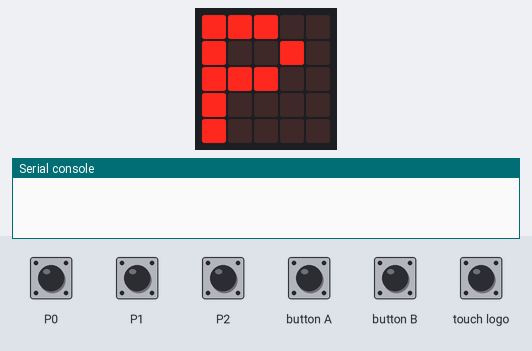
Simulated run of this program. Board: BBC micro:bit running MicroPython. On the bench: the board's 5×5 LED display, the last lines printed to the serial console. Inputs (shaded band) come from the test bench. No radio messages arrive unless stated (any console line starting 'radio sent:' is added by the test bench).

Above: at 1.2 s.
1.3 s: touch logo pressed for 3.2 s
At 5.7 s:
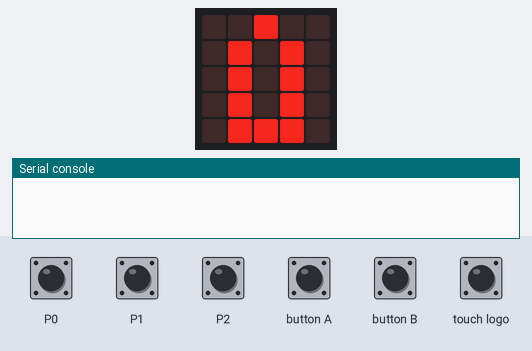
6.9 s: button A pressed for 0.15 s
At 8.1 s:
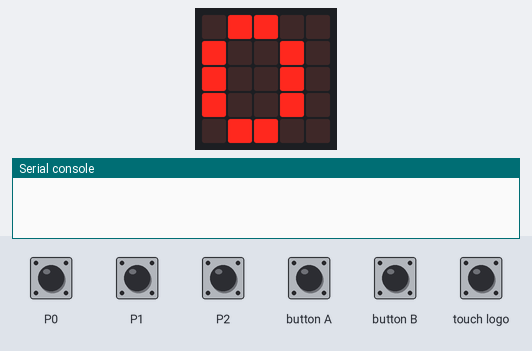
8.5 s: touch logo pressed for 0.15 s
At 9.9 s:
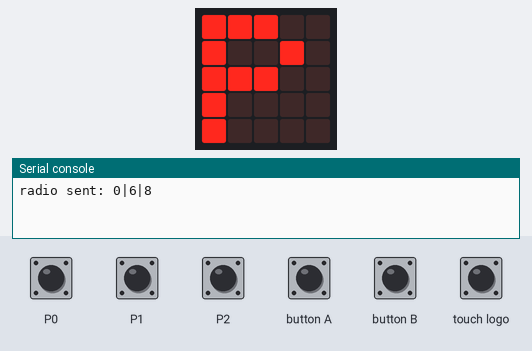
11.0 s: touch logo pressed for 1 s
At 13.7 s:
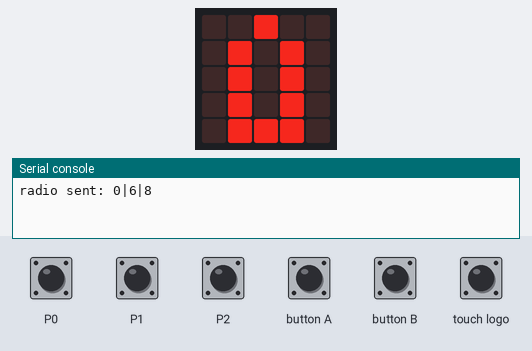
14.3 s: button B pressed for 0.15 s
At 15.2 s:
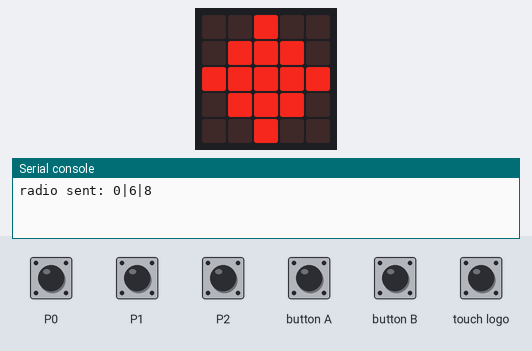
16.0 s: button B pressed for 1 s
At 16.7 s:
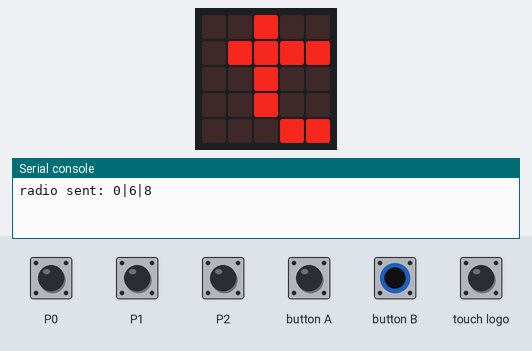
Timing chart, 0 to 19.0 s (numbered marks = the images above; inputs shaded):
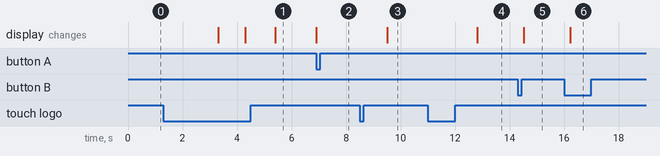

The program:

parent.py
```python
import random
import music
import radio
from microbit import *


pin0.set_touch_mode(pin0.CAPACITIVE)  # activation des 3 pin en tant que touche
pin1.set_touch_mode(pin1.CAPACITIVE)
pin2.set_touch_mode(pin2.CAPACITIVE)


icons_flamme = Image("00000:" "00800:" "08880:" "88888:" "08880")
icons_flocons = Image("80808:" "08880:" "88088:" "08880:" "80808")
icons_milk = Image("00800:" "08080:" "08080:" "08080:" "08880:")
icons_light = Image("00800:" "08880:" "88888:" "08880:" "00800:")
icons_temperature = Image("00800:" "08888:" "00800:" "00800:" "00088:")
icons_sound = Image("08888:" "08008:" "08008:" "88088:" "88088:")
icons_musiquemode = Image("00800:" "00800:" "00800:" "08800:" "08800:")
icons_state = Image("88888:" "88888:" "88888:" "88888:" "88888:")


milk_quantity = 0
listening_mode = 0
menu_mode = 1


def hashing(string):
    """
    Hachage d'une chaîne de caractères fournie en paramètre.
    Le résultat est une chaîne de caractères.
    Attention : cette technique de hachage n'est pas suffisante (hachage dit cryptographique) pour une utilisation en dehors du cours.
    :param (str) string: la chaîne de caractères à hacher
    :return (str): le résultat du hachage
    """

    def to_32(value):
        """
        Fonction interne utilisée par hashing.
        Convertit une valeur en un entier signé de 32 bits.
        Si 'value' est un entier plus grand que 2 ** 31, il sera tronqué.


        :param (int) value: valeur du caractère transformé par la valeur de hachage de cette itération
        :return (int): entier signé de 32 bits représentant 'value'
        """
        value = value % (2**32)
        if value >= 2**31:
            value = value - 2**32
        value = int(value)
        return value

    if string:
        x = ord(string[0]) << 7
        m = 1000003
        for c in string:
            x = to_32((x * m) ^ ord(c))
        x ^= len(string)
        if x == -1:
            x = -2
        return str(x)
    return ""


def vigenere(message, key, decryption=False):
    text = ""
    key_length = len(key)
    key_as_int = [ord(k) for k in key]

    for i, char in enumerate(str(message)):
        # Letters encryption/decryption
        if char.isalpha():
            key_index = i % key_length
            if decryption:
                modified_char = chr((ord(char.upper()) - key_as_int[key_index] + 26) % 26 + ord("A"))
            else:
                modified_char = chr((ord(char.upper()) + key_as_int[key_index] - 26) % 26 + ord("A"))
            # Put back in lower case if it was
            if char.islower():
                modified_char = modified_char.lower()
            text += modified_char
        # Digits encryption/decryption
        elif char.isdigit():
            key_index = i % key_length
            if decryption:
                modified_char = str((int(char) - key_as_int[key_index]) % 10)
            else:
                modified_char = str((int(char) + key_as_int[key_index]) % 10)
            text += modified_char
        else:
            text += char
    return text


def send_packet(key, message_type, message):
    """
    Envoi de données fournies en paramètres
    Cette fonction permet de construire, de chiffrer puis d'envoyer un paquet via l'interface radio du micro:bit


    :param (str) key:       Clé de chiffrement
           (str) type:      Type du paquet à envoyer
           (str) content:   Données à envoyer
        :return none
    """
    packet = "{}|{}|{}".format(message_type, str(len(message)), message)  # format T|L|V
    encrypted_packet = vigenere(packet, key)
    radio.send(encrypted_packet)
    return encrypted_packet


def unpack_data(encrypted_packet, key):
    """
    Déballe et déchiffre les paquets reçus via l'interface radio du micro:bit
    Cette fonction renvoit les différents champs du message passé en paramètre


    :param (str) encrypted_packet: Paquet reçu
           (str) key:              Clé de chiffrement
        :return (srt)type:             Type de paquet
            (int)length:           Longueur de la donnée en caractères
            (str) message:         Données reçue
    """
    return vigenere(encrypted_packet, key, decryption=True)


def receive_packet(packet_received, key):
    """
    Traite les paquets reçus via l'interface radio du micro:bit
    Cette fonction utilise la fonction unpack_data pour renvoyer les différents champs du message passé en paramètre
    Si une erreur survient, les 3 champs sont retournés vides


    :param (str) packet_received: Paquet reçue
           (str) key:              Clé de chiffrement
        :return (srt)type:             Type de paquet
            (int)lenght:           Longueur de la donnée en caractère
            (str) message:         Données reçue
    """
    decrypted_packet = unpack_data(packet_received, key)
    return decrypted_packet.split("|")


# Calculate the challenge response
def calculate_challenge_response(challenge):
    """
    Calcule la réponse au challenge initial de connection envoyé par l'autre micro:bit


    :param (str) challenge:            Challenge reçu
        :return (srt)challenge_response:   Réponse au challenge
    """


# Respond to a connexion request by sending the hash value of the number received
def respond_to_connexion_request(key):
    """
    Réponse au challenge initial de connection avec l'autre micro:bit
    Si il y a une erreur, la valeur de retour est vide


    :param (str) key:                   Clé de chiffrement
        :return (srt) challenge_response:   Réponse au challenge
    """


def menu():
    images = [icons_milk, icons_light, icons_temperature, icons_sound, icons_state]
    value = ""
    current_index = 0

    # Generate a key
    key = hashing("1")  # Replace with the actual seed

    while True:
        image = images[current_index]
        display.show(image)
        if button_a.was_pressed():
            value = image
            select_option(value, key)

        if button_b.was_pressed():
            current_index += 1
            sleep(100)

        if current_index >= len(images):
            current_index = 0

        if pin_logo.is_touched():
            sleep(1000)
            return listening_mode

        sleep(100)


def select_option(value, key):
    if value == icons_milk:
        milk_quantity = set_milk_quantity()
        send_packet(key=key, message_type="1", message=str(milk_quantity))
    elif value == icons_light:
        handle_night_light()
    elif value == icons_temperature:
        get_temperature()
    elif value == icons_sound:
        play_sound()
    elif value == icons_state:
        get_state()
    return


def set_milk_quantity():
    global milk_quantity
    display.show(str(milk_quantity))
    sleep(500)
    while True:
        if pin0.is_touched():
            milk_quantity = 0
            display.show(str(milk_quantity))
            sleep(500)
        if pin1.is_touched():
            milk_quantity += 1
            display.show(str(milk_quantity))
            sleep(500)
        if pin2.is_touched():
            milk_quantity += 2
            display.show(str(milk_quantity))
            sleep(500)
        if button_a.was_pressed():
            if milk_quantity > 0:
                milk_quantity -= 1
            display.show(str(milk_quantity))
            sleep(500)
        if pin_logo.is_touched():
            break
    return milk_quantity


def handle_night_light():
    while True:
        if button_a.was_pressed():
            message = "activate_light"
            send_packet(key=hashing("1"), message_type="0", message=message)
            display.show(Image.YES)
            sleep(1000)
        if button_b.was_pressed():
            message = "deactivate_light"
            send_packet(key=hashing("1"), message_type="0", message=message)
            display.show(Image.NO)
            sleep(1000)
        if pin_logo.is_touched():
            break
    return


def get_temperature():
    send_packet(key=hashing("1"), message_type="0", message="send_temperature")
    sleep(1000)
    message_type, message_length, message = receive_packet(packet_received=radio.receive(), key=hashing("1"))
    display.scroll(message)
    return


def play_sound():
    while True:
        if button_a.was_pressed():
            display.show("M")
            while True:
                sleep(100)
                if pin0.is_touched():
                    display.show("1")
                    send_packet(key=hashing("1"), message_type="2", message="melody_1")
                    sleep(1000)
                if pin1.is_touched():
                    display.show("2")
                    send_packet(key=hashing("1"), message_type="2", message="melody_2")
                    sleep(1000)
                if pin2.is_touched():
                    display.show("3")
                    send_packet(key=hashing("1"), message_type="2", message="melody_3")
                    sleep(1000)
                if button_a.was_pressed():
                    break

        if button_b.was_pressed():
            send_packet(key=hashing("1"), message_type="0", message="play_noise")
            display.show("B")
            sleep(1000)
        if pin_logo.is_touched():
            break
    return


def get_state():
    while True:
        if button_a.was_pressed():
            send_packet(key=hashing("1"), message_type="0", message="send_state")
            sleep(1000)
            message_type, message_length, message = receive_packet(radio.receive(), hashing("1"))
            if message == "asleep":
                display.show(Image.ASLEEP)
                sleep(1000)
            elif message == "agitated":
                display.show(Image.MEH)
                sleep(1000)
            elif message == "very agitated":
                music.play(music.POWER_DOWN)
                display.show(Image.NO)
                sleep(1000)
        if pin_logo.is_touched():
            break
    return


def listen():
    display.show("P")
    while True:
        sleep(100)
        if pin_logo.is_touched():
            sleep(1000)
            return menu_mode

        packet = receive_packet(radio.receive(), hashing("1"))
        if len(packet) < 3:
            sleep(1000)
            continue
        message_type, message_length, message = packet

        sleep(100)


def main():
    radio.on()
    radio.config(group=3)
    display.show("P")

    current_state = listening_mode

    while True:
        if current_state == listening_mode:
            current_state = listen()
        elif current_state == menu_mode:
            current_state = menu()


main()
```

Measured:
- after the input at 1.3 s, the display: changes after 2.0 s (image 1)
- after the input at 6.9 s, the display: changes at once (image 2)
- after the input at 8.5 s, the display: changes after 1.0 s (image 3)
- after the input at 11.0 s, the display: changes after 1.8 s (image 4)
- after the input at 14.3 s, the display: changes after 0.21 s (image 5)
- after the input at 16.0 s, the display: changes after 0.21 s (image 6)
